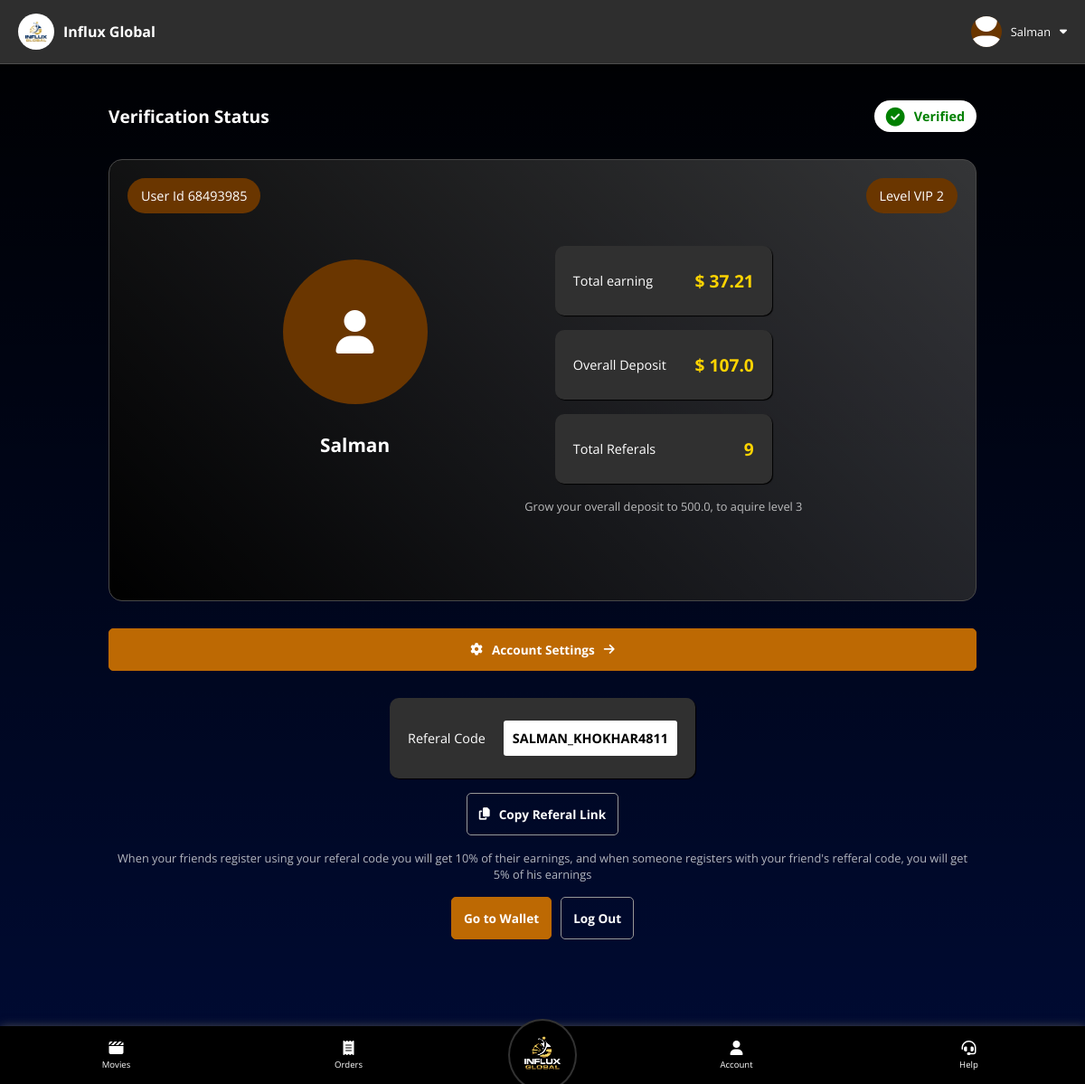
The app's page /user/account (signed in) with its own data.
### backend.py (models this page shows)
class users(db.Model):
    user_id = db.Column(db.String(50), primary_key=True, nullable=False)
    name = db.Column(db.String(50), nullable=False, unique=False)
    email = db.Column(db.String, nullable=True, unique=False)
    phone = db.Column(db.String(50), nullable=False, unique=True)
    password = db.Column(db.String(50), nullable=False, unique=False)
    country = db.Column(db.String(20), nullable=False, unique=False)
    account_status = db.Column(db.String(20), nullable=True, unique=False)
    selfReferalCode = db.Column(db.String(50), nullable=False, unique=True)
    joiningReferalCode = db.Column(db.String(50), nullable=False, unique=False)
    level = db.Column(db.Integer, nullable=False, unique=False)
    purchased_tickets = db.Column(db.String, nullable=True, unique=False)
    payment_requests = db.Column(db.String, nullable=True, unique=False)
    overall_referals = db.Column(db.Integer, nullable=False, unique=False)
    overall_deposit = db.Column(db.Float, nullable=False, unique=False)
    wallet_balance = db.Column(db.Float, nullable=False, unique=False)
    experience_money = db.Column(db.Float, nullable=True, unique=False)
    overall_earning = db.Column(db.Float, nullable=False, unique=False)
    today_earning = db.Column(db.Float, nullable=False, unique=False)
    monthly_earning = db.Column(db.Float, nullable=False, unique=False)

### backend.py (the view)
@app.route("/user/account", methods=["GET"])
def user_account():
    print(f"request path is {request.path}")
    if request.method == "GET":
        if "user" in session:
            user_id = session["user"]
            selected_user = users.query.filter_by(user_id = user_id).first()
            if selected_user:
                level_upgrade_string = generate_level_upgrade_string(selected_user.level, selected_user.overall_referals, selected_user)
                return render_template("user/account.html", user=selected_user, level_upgrade_string=level_upgrade_string, currentPagespanText="Account", round=round, get_dpImg_src=get_dpImg_src)
            else:
                session.pop("user")
                return redirect("/")
        else:
            return redirect("/")

### backend.py (called while the page is built)
@app.route("/get-dp-img-src/<string:user_id>", methods=["GET"])
def get_dpImg_src(user_id):
    user_dp_folder = os.path.join(app.config['UPLOAD_FOLDER'], "dp", user_id)
    if os.path.exists(user_dp_folder):
        dp_filename = os.listdir(user_dp_folder)[0]
        img_src = "/" + os.path.join(user_dp_folder, dp_filename)
        return img_src
    else:
        return False

### flask_maintenance/__init__.py (called while the page is built)
    def _handler(self):
        actx = _app_ctx_stack.top
        rctx = _request_ctx_stack.top
        if actx and rctx:
            if request.endpoint not in FILTERED_ROUTES:
                ins_path = os.path.join(current_app.instance_path,
                                        'under_maintenance')
                if os.path.exists(ins_path) and os.path.isfile(ins_path):
                    abort(503)

### templates/user/account.html (shortened to what this page needs)
{% extends 'user/home.html' %}
{% block main %}
<div class="container" id="accountContainer">
    <div id="verificationBox" class="v-box-{{user.account_status}}">
        <span class="title">Verification Status</span>
        <span class="btnWithIcon verStatus">
            <span>{{user.account_status}}</span>
        </span>
    </div>
    <div id="profileContainer">
        <div class="profileSection">
            <span class="userId infoBlock">User Id {{user.user_id}}</span>
            <div class="profilePicWrapper large" id="profilePicWrapper">
                {% if get_dpImg_src(user.user_id) %}
                <img class="dpImg" src="{{get_dpImg_src(user.user_id)}}" alt="DP">
                <i class="fa-solid fa-camera"></i>
                {% else %}
                <i class="fa-solid fa-user" style="color: #ffffff;"></i>
                {% endif %}
            </div>
            <span class="name">{{user.name}}</span>
        </div>
        <div class="levelSection">
            <span class="level infoBlock">Level VIP {{user.level}}</span>
            <span class="amountBlock">Total earning <strong>&dollar; {{ round(user.overall_earning, 2) }}</strong></span>
            <span class="amountBlock">Overall Deposit <strong>&dollar; {{ round(user.overall_deposit, 2) }}</strong></span>
            <span class="amountBlock">Total Referals <strong>{{user.overall_referals}}</strong></span>
            <p>{{level_upgrade_string}}</p>
        </div>
    </div>
    <a href="/user_account_settings/{{user.user_id}}" class="btn btnNormal btnWithIcon">
        <i class="fa-solid fa-gear"></i>
        <span>Account Settings</span>
        <i class="fa-solid fa-arrow-right"></i>
    </a>
    <div class="referalCodeWrapper levelSection">
        <span class="amountBlock">
            Referal Code <div class="rCode">{{user.selfReferalCode}}</div>
        </span>
        <button id="refLinKCopyBtn" class="btn btnTrans btnWithIcon">
            <i class="fa-solid fa-copy"></i>
            <span id="refLinKCopyBtnSpan">Copy Referal Link</span>
        </button>
        <p>When your friends register using your referal code you will get 10% of their earnings, and when someone registers with your friend's refferal code, you will get 5% of his earnings</p>
        <div id="bottombtnsContainer">
            <a href="/user/wallet" class="btn btnNormal">Go to Wallet</a>
            <a href="/logout/{{user.user_id}}" class="btn btnTrans">Log Out</a>
        </div>
    </div>
</div>
{% endblock main %}

### templates/user/home.html (shortened to what this page needs)
<!doctype html>
<html lang="en">
<head>
    <link rel="stylesheet" href="/static/css/comman.css">
    <link rel="stylesheet" href="/static/css/user/style.css">
</head>
<body>
    {% block topbar %}
    <div id="topBar">
        <div class="block" style="padding: 5px 10px;">
            <span class="btnWithIcon">
                <img src="/static/img/favicons/apple-touch-icon.png" alt="logo" class="topBarLogo">
                <span style="font-weight: bold;">Influx Global</span>
            </span>
        </div>
        <div class="block" style="font-size: 0.8rem; cursor: pointer;">
            <span class="btnWithIcon topBarSpan" id="profileSpan">
                <div class="profilePicWrapper small">
                    {% if get_dpImg_src(user.user_id) %}
                    <img class="dpImg" src="{{get_dpImg_src(user.user_id)}}" alt="DP">
                    {% else %}
                    <i class="fa-solid fa-user" style="color: #ffffff;"></i>
                    {% endif %}
                </div>
                <span>{{user.name}}</span>
                <i class="fa-solid fa-caret-down"></i>
            </span>
        </div>
    </div>
    {% endblock topbar %}
    {% block main %}{% endblock main %}
    {% block nav %}
    <nav>
        <a href="/user" class="navlink navlinkWithIcon">
            <i class="fa-solid fa-clapperboard"></i>
            <span>Movies</span>
        </a>
        <a href="/user/orders" class="navlink navlinkWithIcon">
            <i class="fa-solid fa-receipt"></i>
            <span>Orders</span>
        </a>
        <a href="/user-home" id="navLogoLink">
            <img id="navLogo" src="{{ url_for('static', filename='img/logos/Png/Influx-global-logo-Final-Files-04.png') }}" alt="">
        </a>
        <a href="/user/account" class="navlink navlinkWithIcon">
            <i class="fa-solid fa-user"></i>
            <span>Account</span>
        </a>
        <a href="/user/help" class="navlink navlinkWithIcon">
            <i class="fa-solid fa-headset"></i>
            <span>Help</span>
        </a>
    </nav>
    {% endblock nav %}
</body>
</html>

### static/css/comman.css (style rules this page uses)
* { padding: 0px; margin: 0px; color: white; font-family: 'Montserrat', sans-serif; font-family: 'Nunito', sans-serif; font-family: 'Open Sans', sans-serif; }
html { scroll-behavior: smooth; }
a.btn { text-decoration: none; }
a.navlink { text-decoration: none; }
.btn, .navlink { font-size: 0.85rem; }
.btn { background: none; border: none; padding: 13px; border-radius: 5px; font-weight: bold; text-align: center; }
.btnWithIcon { display: flex; align-items: center; justify-content: center; column-gap: 10px; }
.btn.btnNormal { background-color: #bd6903; border: 1px solid #bd6903; }
.btn.btnTrans { background: none; border: 1px solid rgb(151, 151, 151); }
.profilePicWrapper { border-radius: 100%; background-color: #0a4c9f; background-color: #6a3600; display: flex; align-items: center; justify-content: center; overflow: hidden; position: relative; }
.profilePicWrapper.small { width: 34px; height: 34px; }
.profilePicWrapper.large { width: 20vh; height: 20vh; }

### static/css/user/style.css (style rules this page uses)
body { background: linear-gradient(180deg, black, transparent); background-color: #000b34; min-height: 100vh; }
nav { display: flex; justify-content: space-around; align-items: center; background-color: #001118; background-color: black; position: fixed; width: 100vw; bottom: 0px; z-index: 1; height: 4.5rem; box-shadow: 1px 1px 10px #565656; }
#navLogoLink { background-color: black; border-radius: 100%; border: 2px solid #323232; margin: 0px 4%; }
#navLogo { width: 6vw; width: 5.5rem; }
.navlink { font-size: 1rem; }
.navlink.navlinkWithIcon { display: flex; flex-direction: column; justify-content: center; align-items: center; row-gap: 4px; height: 100%; width: 100%; height: 100%; }
.navlink.navlinkWithIcon i { font-size: 2vw; font-size: 1rem; }
.container { padding-top: 5vh; padding-bottom: 20vh; padding-right: 10vw; padding-left: 10vw; }
#topBar { display: flex; justify-content: space-between; align-items: center; border-bottom: 1px solid #ffffff26; position: sticky; top: 0px; backdrop-filter: blur(54px); background-color: #2e2e2e; z-index: 1; padding: 10px; }
.topBarLogo { width: 40px; border-radius: 87%; }
#profileSpan { padding: 5px 10px; }
@media screen and (max-width: 1431px) { nav { height: 4rem; justify-content: normal; } }
@media screen and (max-width: 1431px) { .navlink { font-size: 0.6rem; } }
@media screen and (max-width: 1431px) { .navlink.navlinkWithIcon { width: 100%; } }
@media screen and (max-width: 1431px) { .navlink.navlinkWithIcon i { font-size: 1rem; } }
@media screen and (max-width: 1431px) { #navLogo { width: 4.5rem; } }

### records on screen
users: name "Salman", account_status "Verified", user_id "68493985", level "2", overall_earning "37.21", overall_deposit "107.0", overall_referals "9", selfReferalCode "SALMAN_KHOKHAR4811"

### other values on screen
{{ level_upgrade_string }} "Grow your overall deposit to 500.0, to aquire level 3"
